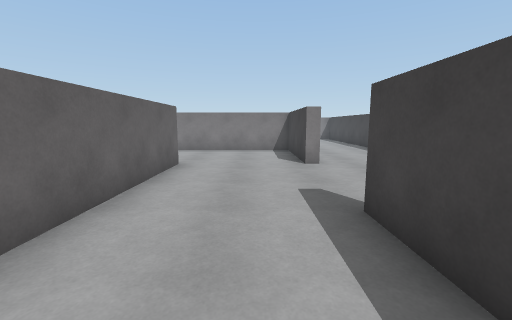
[1] (above)

19 first-person views from a walk through a scene from a Unity 3-D project. The camera is 1.4 m above the floor, tilts 8° down and sees 90° across. The floor is counted in squares, 1 m on a side. Each view is taken from the middle of a square. On the plan, view 1 faces up. The plan holds only what a view shows up to about 13 squares ahead; the rest is blank. The place goes on beyond the plan. The player character is not drawn.

[2]
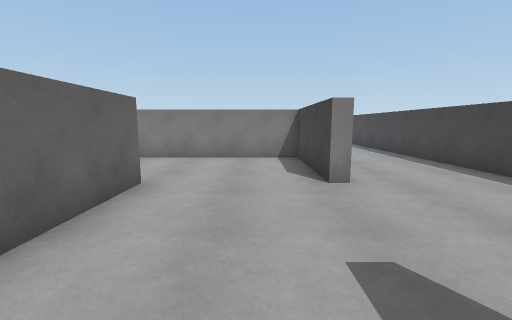

[3]
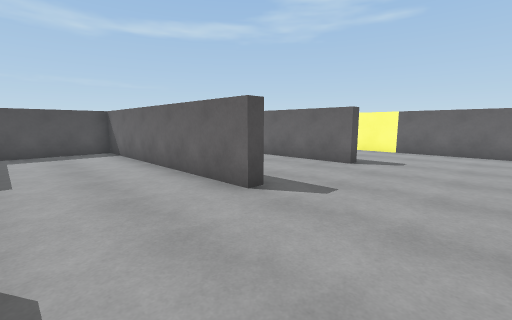

[4]
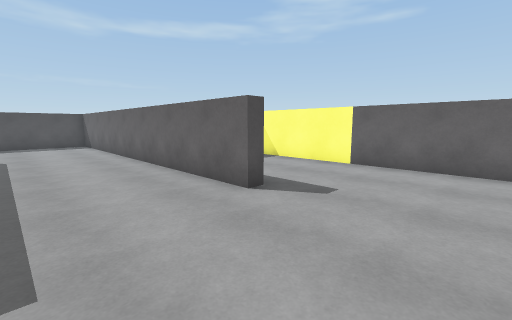

[5]
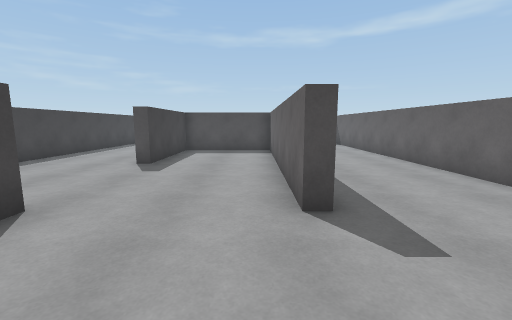

[6]
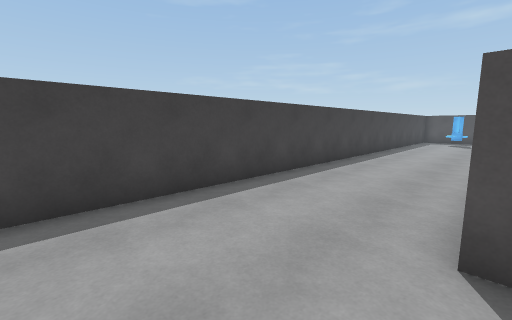

[7]
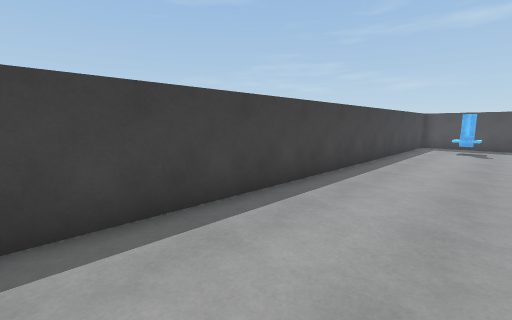

[8]
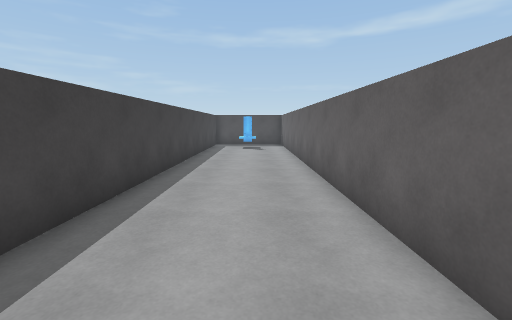

[9]
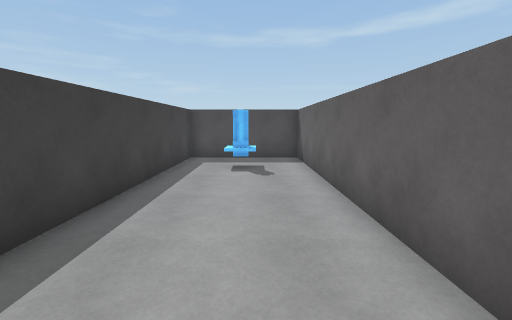

[10]
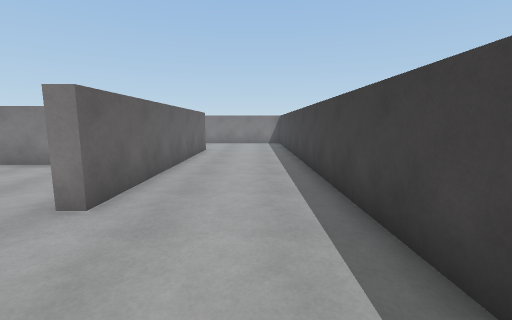

[11]
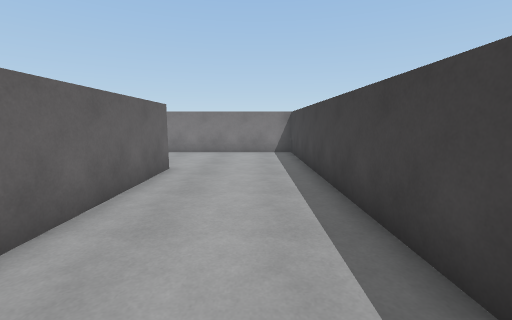

[12]
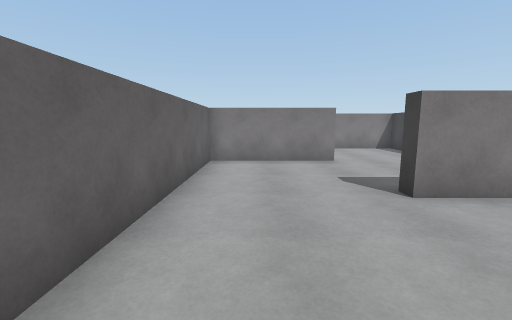

[13]
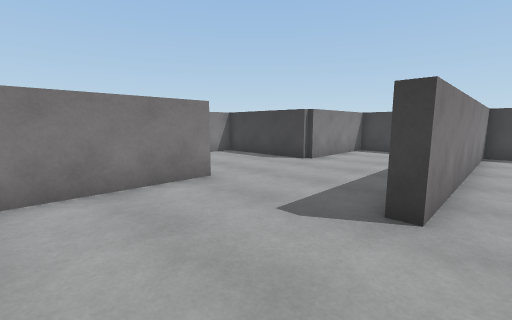

[14]
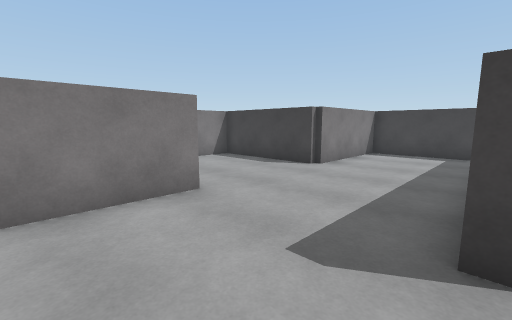

[15]
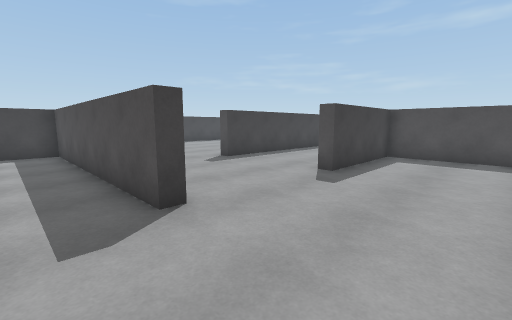

[16]
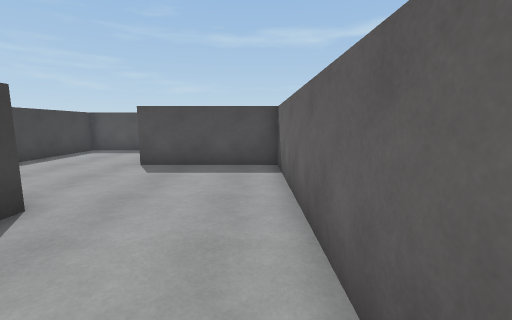

[17]
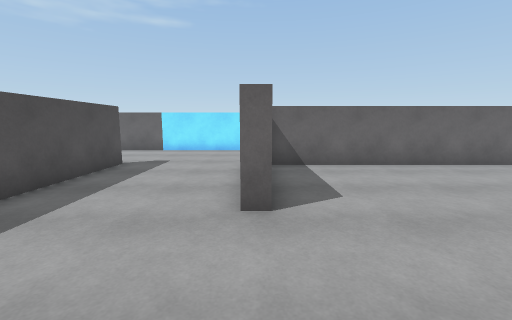

[18]
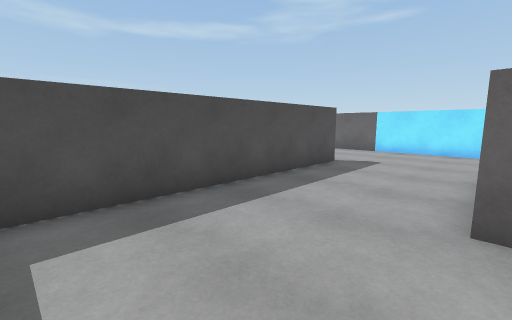

[19]
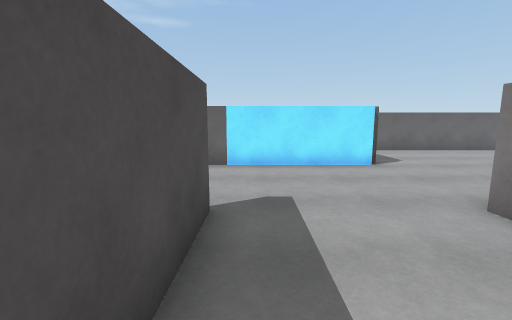

### Floor plan
Points are (right, up) in squares from view 1. A wall is a line through its corners. A room is listed if a view was taken in it or the views show most of it. See-through windows are left out.
Room 1 (views 1, 2, 3, 4, 5, 6, 7, 8, 9, 10, 11, 12, 13, 14, 15, 16, 17, 18, 19)
walls: (-3.3, -1) (-3.3, -0.5); (-3.3, 6.1) (-3.3, 9) (-2.7, 9) (-2.7, -0.7) (1.1, -0.7); (1.8, 0) (1.8, 4) (2.2, 4); (2.2, 0.5) (2.2, -15.8) (6.7, -15.8) (6.7, 19.5); (-12.1, 4.2) (-8.3, 4.2) (-8.3, 9) (-7.8, 9) (-7.8, -5.7) (-3, -5.7) (-3, -6.2); (-12.8, -5.9) (-12.8, -11.8); (-8.1, -10.7) (1.1, -10.7); (1.8, -10.1) (1.8, -6.2); (-3.3, 18.9) (-3.3, 19.5); (-7.9, 18.7) (-12.8, 18.7) (-12.8, 4.8); (2.2, 19) (2.2, 9) (1.8, 9) (1.8, 13.7) (-8, 13.7) (-8, 14.2) (1.8, 14.2) (1.8, 18.7) (-3, 18.7)
objects: other object (4, -14)

Where each view was taken, in squares from view 1:
view 1: 0 up, 0 right, facing up
view 2: 3 up, 0 right, facing up
view 3: 13 up, 1 right, facing down-left
view 4: 13 up, 4 left, facing down-left
view 5: 13 up, 2 left, facing down
view 6: 7 up, 2 right, facing down-right
view 7: 2 up, 3 right, facing down-right
view 8: 2 up, 4 right, facing down
view 9: 5 down, 4 right, facing down
view 10: 5 up, 5 right, facing up
view 11: 11 up, 5 right, facing up
view 12: 9 up, 11 left, facing up
view 13: 13 up, 12 left, facing up-right
view 14: 14 up, 11 left, facing up-right
view 15: 16 up, 12 left, facing down-right
view 16: 3 up, 7 left, facing down
view 17: 6 down, 1 right, facing left
view 18: 6 down, 1 right, facing down-left
view 19: 10 down, 4 left, facing left
